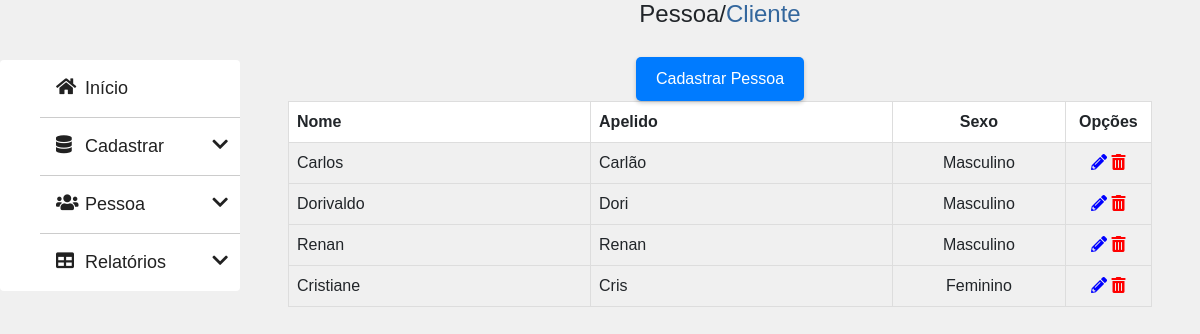
/pessoa.php, run on the app's committed database.
### tables this page shows
CREATE TABLE `pessoa` (
  `idPessoa` int(11) NOT NULL,
  `nomePessoa` varchar(100) DEFAULT NULL,
  `apelidoPessoa` varchar(100) DEFAULT NULL,
  `sexoPessoa` int(11) DEFAULT NULL COMMENT '1:Masculino\r\n2:Feminino\r\n3:Outros'
);

### pessoa.php (the view, shortened to what this page needs)
<?php include("./index.php"); ?>
<head>
</head>
<body>
    <div class="conteudo">
        <h4>Pessoa/<span style="color: #34679d; cursor: pointer;" href="./pessoa.php">Cliente</span></h4>
        <button onclick="window.location.href='./pessoanovo.php'" class="button-cadastrar">Cadastrar Pessoa</button>
        <?php
        $consulta = "SELECT idPessoa, nomePessoa, apelidoPessoa, sexoPessoa FROM Pessoa";
        $resultado = $mysqli->query($consulta);
        if ($resultado) {
            if ($resultado->num_rows > 0) {
                echo "<table>
                    <tr>
                        <th style=\"width: 35%;\">Nome</th>
                        <th style=\"width: 35%;\">Apelido</th>
                        <th style=\"text-align: center; width: 20%;\">Sexo</th>
                        <th style=\"text-align: center; width: 10%;\">Opções</th>
                    </tr>";
                while ($row = $resultado->fetch_assoc()) {
                    $idPessoa = $row['idPessoa'];
                    echo "<tr>
                            <td>" . $row['nomePessoa'] . "</td>
                            <td>" . $row['apelidoPessoa'] . "</td>
                            <td style=\"text-align: center;\">";
                    switch ($row['sexoPessoa']) {
                        case 1:
                            echo "Masculino";
                            break;
                        case 2:
                            echo "Feminino";
                            break;
                    }
                    echo "</td>
                        <td style=\"text-align: center;\"
                            <a title=\"Editar Pessoa\" href=\"./pessoaeditar.php?idPessoa=<?php echo $idPessoa; ?>\"><i class=\"fas fa-pencil-alt\" style=\"color: blue; cursor: pointer;\"></i></a>
                            <a title=\"Excluir Pessoa\"href=\"#\"><i class=\"fas fa-trash-alt\" style=\"color: red;\" onclick=\"excluirPessoa('$idPessoa')\"></i></a>
                        </td>
                        </tr>";
                }
                echo "</table>";
            } else {
                echo "<p>Nenhuma pessoa encontrada na tabela Pessoa.</p>";
            }
        } else {
            echo "<p>Erro na consulta: " . $mysqli->error . "</p>";
        }
        ?>
    </div>
</body>

### Css/menu.css (style rules this page uses)
a { text-decoration: none; }

### Css/style.css (style rules this page uses)
th, td { border: 1px solid #dddddd; text-align: left; padding: 8px; }
th { background-color: white; }
body { font-family: Arial, sans-serif; margin: 0; padding: 0; background-color: #f0f0f0; }
.conteudo { width: 80%; border-collapse: collapse; float: right; text-align: center; }
table { border: 1px solid black; background-color: #f0f0f0; width: 90%; margin: 0 auto; }
.button-cadastrar { margin-top: 20px; margin-left: auto; display: inline-block; background-color: #007bff; color: #fff; border: none; border-radius: 5px; padding: 10px 20px; cursor: pointer; font-size: 16px; transition: background-color 0.3s, box-shadow 0.3s; box-shadow: 0 2px 4px rgba(0, 0, 0, 0.2); }

### data on the page
pessoa: nomePessoa "Carlos", apelidoPessoa "Carlão", sexoPessoa "Masculino"
pessoa: nomePessoa "Dorivaldo", apelidoPessoa "Dori", sexoPessoa "Masculino"
pessoa: nomePessoa "Renan", apelidoPessoa "Renan", sexoPessoa "Masculino"
pessoa: nomePessoa "Cristiane", apelidoPessoa "Cris", sexoPessoa "Feminino"
